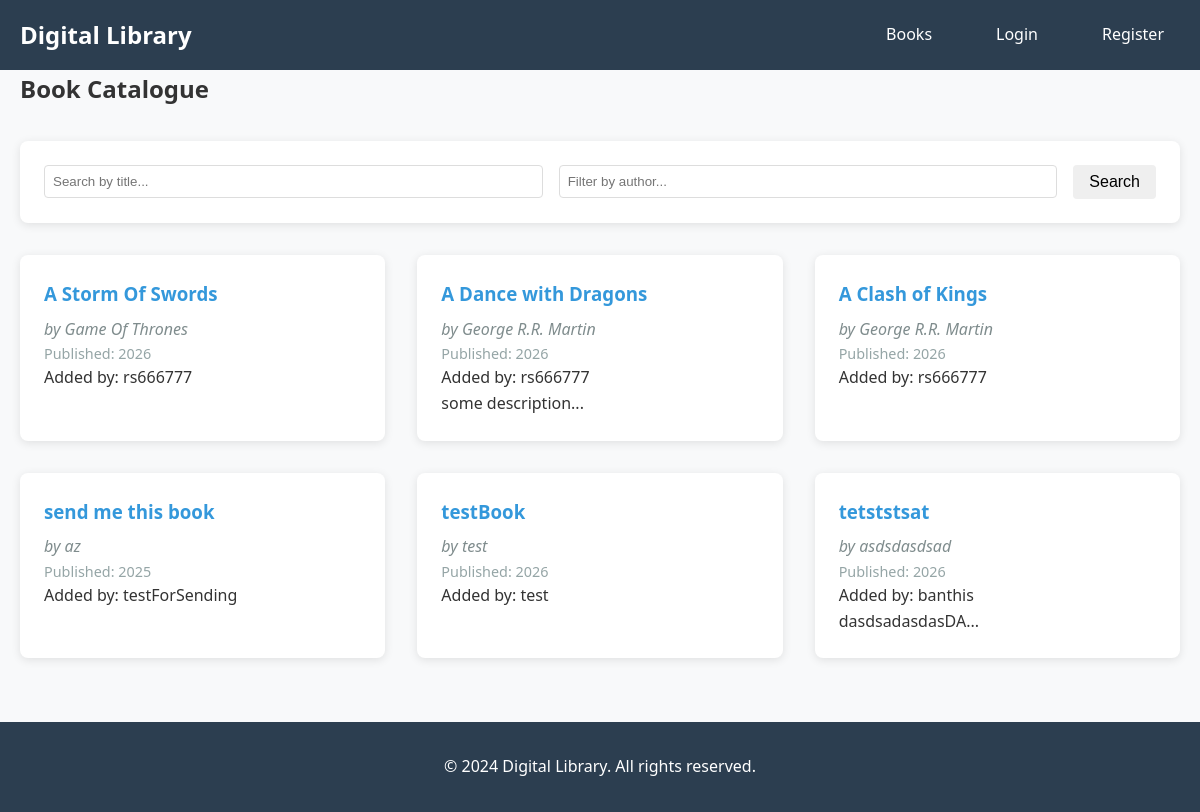
Before: /books with the older database file.
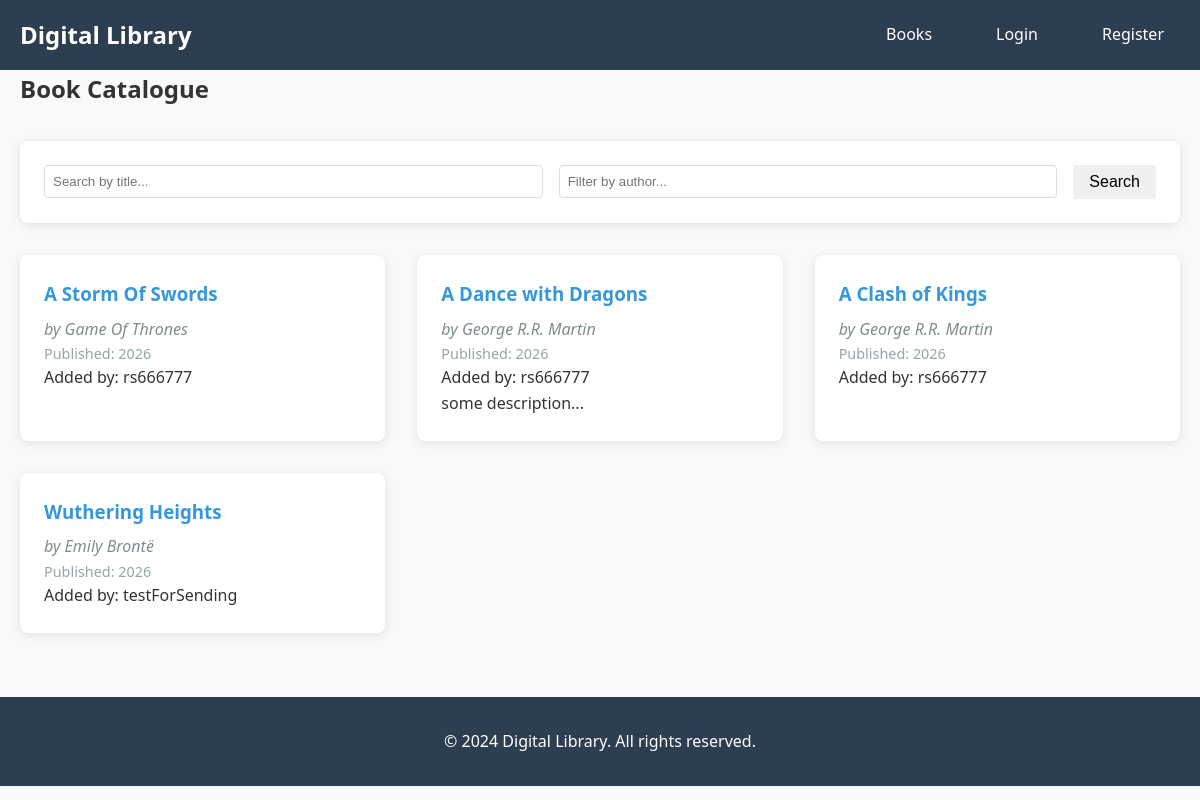
After: the same page with the newer database file.
### models.py (models this page shows, shortened)
class Book(db.Model):
    id = db.Column(db.Integer, primary_key=True)
    title = db.Column(db.String(200), nullable=False)
    author = db.Column(db.String(150), nullable=False)
    isbn = db.Column(db.String(13), unique=True)
    description = db.Column(db.Text)
    published_date = db.Column(db.Date)
    cover_image = db.Column(db.String(300))
    created_at = db.Column(db.DateTime, default=datetime.utcnow)
    submitted_by = db.Column(db.Integer, db.ForeignKey('user.id'), nullable=False)
    reviews = db.relationship('Review', backref='book', lazy=True, cascade='all, delete-orphan')
    submitter = db.relationship('User', backref='books_submitted', lazy=True)

class User(UserMixin, db.Model):
    id = db.Column(db.Integer, primary_key=True)
    username = db.Column(db.String(150), unique=True, nullable=False)
    email = db.Column(db.String(150), unique=True, nullable=False)
    password_hash = db.Column(db.String(150), nullable=False)
    role = db.Column(db.String(20), default='normal', nullable=False)  # 'normal' or 'admin'
    is_banned = db.Column(db.Boolean, default=False, nullable=False)
    created_at = db.Column(db.DateTime, default=datetime.utcnow)
    profile_picture = db.Column(db.String(300))
    bio = db.Column(db.Text)
    reviews = db.relationship('Review', backref='author', lazy=True)

### routes/book_routes.py (the view)
@book_bp.route("/books")
def books():
    page = request.args.get('page', 1, type=int)
    search = request.args.get('search', '')
    author_filter = request.args.get('author', '')
    query = Book.query.options(joinedload(Book.submitter))
    if search:
        query = query.filter(Book.title.contains(search))
    if author_filter:
        query = query.filter(Book.author.contains(author_filter))
    books = query.paginate(page=page, per_page=10)
    return render_template("books.html", books=books, search=search, author_filter=author_filter)

### templates/books.html (shortened to what this page needs)
{% extends "base.html" %}
{% block content %}
<div class="books-page">
    <h2>Book Catalogue</h2>
    <div class="search-filter">
        <form method="GET" class="search-form">
            <input type="text" name="search" placeholder="Search by title..." value="{{ search }}">
            <input type="text" name="author" placeholder="Filter by author..." value="{{ author_filter }}">
            <button type="submit" class="btn">Search</button>
        </form>
    </div>
    <div class="books-grid">
        {% for book in books.items %}
        <div class="book-card">
            <h3><a href="{% if current_user.is_authenticated %}{{ url_for('book.user_book_detail', book_id=book.id) }}{% else %}{{ url_for('book.book_detail', book_id=book.id) }}{% endif %}">{{ book.title }}</a></h3>
            <p class="author">by {{ book.author }}</p>
            {% if book.published_date %}
                <p class="published">Published: {{ book.published_date.strftime('%Y') }}</p>
            {% endif %}
            {% if book.submitter %}
                <p class="submitted-by">Added by: {{ book.submitter.username }}</p>
            {% endif %}
            {% if book.description %}
                <p class="description">{{ book.description[:100] }}...</p>
            {% endif %}
        </div>
        {% endfor %}
    </div>
</div>
{% endblock %}

### templates/base.html (shortened to what this page needs)
<!DOCTYPE html>
<html lang="en">
<head>
    <link rel="stylesheet" href="{{ url_for('static', filename='css/style.css') }}">
</head>
<body>
    <nav>
        <div class="nav-container">
            <a href="{% if current_user.is_authenticated %}{{ url_for('main.user_welcome') }}{% else %}{{ url_for('main.index') }}{% endif %}" class="nav-brand">Digital Library</a>
            <ul class="nav-menu">
                {% if current_user.is_authenticated %}
                    <li><a href="{{ url_for('book.user_books') }}">Books</a></li>
                    <li><a href="{{ url_for('book.add_book') }}">Add Book</a></li>
                    <li><a href="{{ url_for('auth.dashboard') }}">Dashboard</a></li>
                    {% if current_user.is_admin() %}
                        <li><a href="{{ url_for('admin.admin_dashboard') }}" style="color: #ff6b6b; font-weight: bold;">Admin Panel</a></li>
                    {% endif %}
                    <li><a href="{{ url_for('auth.user_profile') }}">Profile</a></li>
                    <li><a href="{{ url_for('auth.user_logout') }}">Logout</a></li>
                {% else %}
                    <li><a href="{{ url_for('book.books') }}">Books</a></li>
                    <li><a href="{{ url_for('auth.login') }}">Login</a></li>
                    <li><a href="{{ url_for('auth.register') }}">Register</a></li>
                {% endif %}
            </ul>
        </div>
    </nav>
    <main class="container">
        {% block content %}{% endblock %}
    </main>
    <footer>
        <p>&copy; 2024 Digital Library. All rights reserved.</p>
    </footer>
</body>
</html>

### static/css/style.css (style rules this page uses)
* { margin: 0; padding: 0; box-sizing: border-box; }
body { font-family: 'Segoe UI', Tahoma, Geneva, Verdana, sans-serif; line-height: 1.6; color: #333; background-color: #f8f9fa; }
.container { max-width: 1200px; margin: 0 auto; padding: 0 20px; }
nav { background-color: #2c3e50; color: white; padding: 1rem 0; }
.nav-container { max-width: 1200px; margin: 0 auto; padding: 0 20px; display: flex; justify-content: space-between; align-items: center; }
.nav-brand { font-size: 1.5rem; font-weight: bold; color: white; text-decoration: none; }
.nav-menu { display: flex; list-style: none; gap: 2rem; }
.nav-menu a { color: white; text-decoration: none; padding: 0.5rem 1rem; border-radius: 4px; transition: background-color 0.3s; }
.btn { display: inline-block; padding: 0.5rem 1rem; text-decoration: none; border: none; border-radius: 4px; cursor: pointer; font-size: 1rem; transition: background-color 0.3s; }
.books-grid { display: grid; grid-template-columns: repeat(auto-fill, minmax(300px, 1fr)); gap: 2rem; margin: 2rem 0; }
.book-card { background: white; padding: 1.5rem; border-radius: 8px; box-shadow: 0 2px 10px rgba(0,0,0,0.1); transition: transform 0.3s; }
.book-card h3 { margin-bottom: 0.5rem; }
.book-card a { color: #3498db; text-decoration: none; }
.author { color: #7f8c8d; font-style: italic; }
.published { color: #95a5a6; font-size: 0.9rem; }
.search-filter { background: white; padding: 1.5rem; border-radius: 8px; box-shadow: 0 2px 10px rgba(0,0,0,0.1); margin: 2rem 0; }
.search-form { display: flex; gap: 1rem; align-items: center; }
.search-form input { flex: 1; padding: 0.5rem; border: 1px solid #ddd; border-radius: 4px; }
footer { text-align: center; padding: 2rem 0; background-color: #2c3e50; color: white; margin-top: 4rem; }

Changed rows visible on the page:
removed Book: title "send me this book", author "az", published_date "2025", submitter.username "testForSending"
removed Book: title "testBook", author "test", published_date "2026", submitter.username "test"
removed Book: title "tetststsat", author "asdsdasdsad", published_date "2026", submitter.username "banthis", description "dasdsadasdasDA"
added Book: title "Wuthering Heights", author "Emily Brontë", published_date "2026", submitter.username "testForSending"
